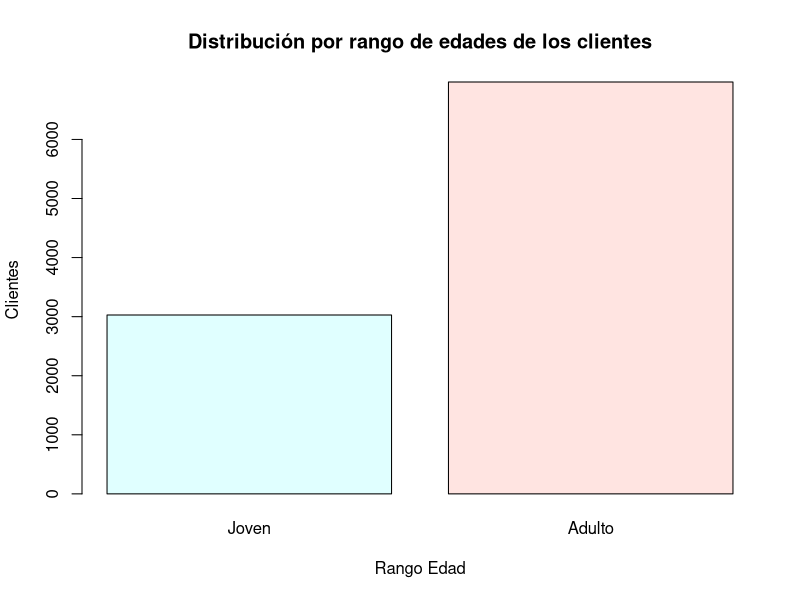
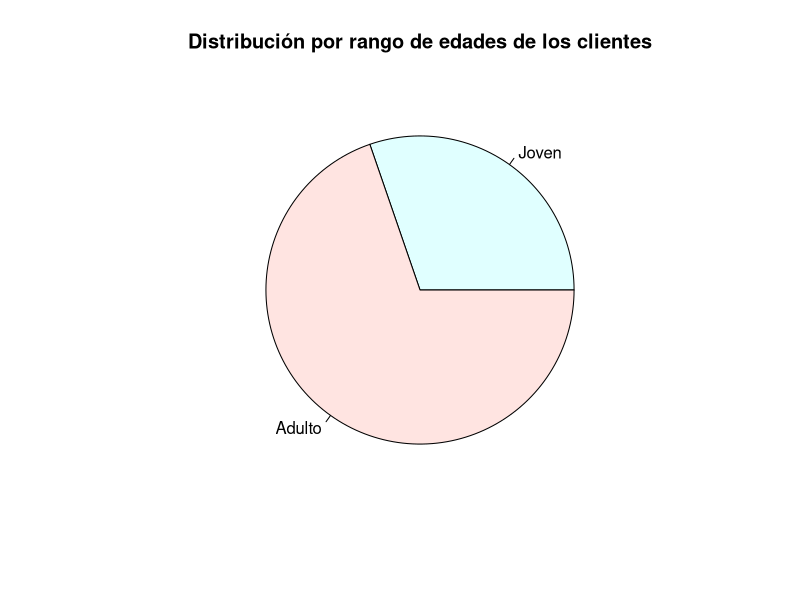

Write the R code that produced these figures, in order.
# Importando base de datos en formato .CSV
dataBookStore <- read.csv("datasets/datos_ventas_libreria.csv")

# Mostrando primeros registros del dataframe
head(dataBookStore)

# Mostrando estructura de dataframe (DF)
str(dataBookStore)

# Devuelve
# $ Genero     : Factor w/ 2 levels "Hombre","Mujer": 1 1 2 1 2 2 2 1 2 2 ...
# $ Edad       : int  52 34 42 26 59 60 58 32 18 58 ...
# $ RangoEdad  : Factor w/ 2 levels "Adulto","Joven": 1 1 1 2 1 1 1 1 2 1 ...
# $ EstadoCivil: Factor w/ 2 levels "Casado","Soltero": 2 1 1 1 2 2 1 1 2 1 ...
# $ Tienda     : Factor w/ 12 levels "Centro de Lima",..: 3 3 7 3 12 2 2 4 7 4 ...
# $ Categoria  : Factor w/ 13 levels "Academico","Autoayuda",..: 6 10 3 10 5 5 3 13 9 1 ...
# $ Precio     : num  24 19.2 166 20 64 ...

# Ordenar variables categóricas ordinales de nuestro DF.
dataBookStore$RangoEdad = factor(dataBookStore$RangoEdad, levels=c("Joven", "Adulto"), ordered = TRUE)

str(dataBookStore)
# Devuelve
# $ Genero     : Factor w/ 2 levels "Hombre","Mujer": 1 1 2 1 2 2 2 1 2 2 ...
# $ Edad       : int  52 34 42 26 59 60 58 32 18 58 ...
# $ RangoEdad  : Ord.factor w/ 2 levels "Joven"<"Adulto": 2 2 2 1 2 2 2 2 1 2 ...
# $ EstadoCivil: Factor w/ 2 levels "Casado","Soltero": 2 1 1 1 2 2 1 1 2 1 ...
# $ Tienda     : Factor w/ 12 levels "Centro de Lima",..: 3 3 7 3 12 2 2 4 7 4 ...
# $ Categoria  : Factor w/ 13 levels "Academico","Autoayuda",..: 6 10 3 10 5 5 3 13 9 1 ...
# $ Precio     : num  24 19.2 166 20 64 ...

# Construir Tabla de Frecuencia por el Rango de Edad del Cliente

# ni = Frecuencia Absoluta
ni <- table(dataBookStore$RangoEdad)

# fi = Frecuencia Relativa
fi <- prop.table(table(dataBookStore$RangoEdad))

# pi = Frecuencia Porcentual
pi <- fi*100

ageRangeTable <- t(rbind(ni,fi,pi))

# Mostrando tabla de frecuencia
ageRangeTable

# Devuelve
#         ni        fi       pi
# Joven  3027 0.3027303 30.27303
# Adulto 6972 0.6972697 69.72697

# Visualizando distribución de la variable

# Gráfico de Barras
barplot(
  ni, 
  main="Distribución por rango de edades de los clientes", 
  xlab="Rango Edad", 
  ylab="Clientes", 
  col = c("lightcyan", "mistyrose"),
  beside=TRUE
)

# Gráfico de sectores circulares
pie(
  pi, 
  main="Distribución por rango de edades de los clientes",
  col = c("lightcyan", "mistyrose")
)
